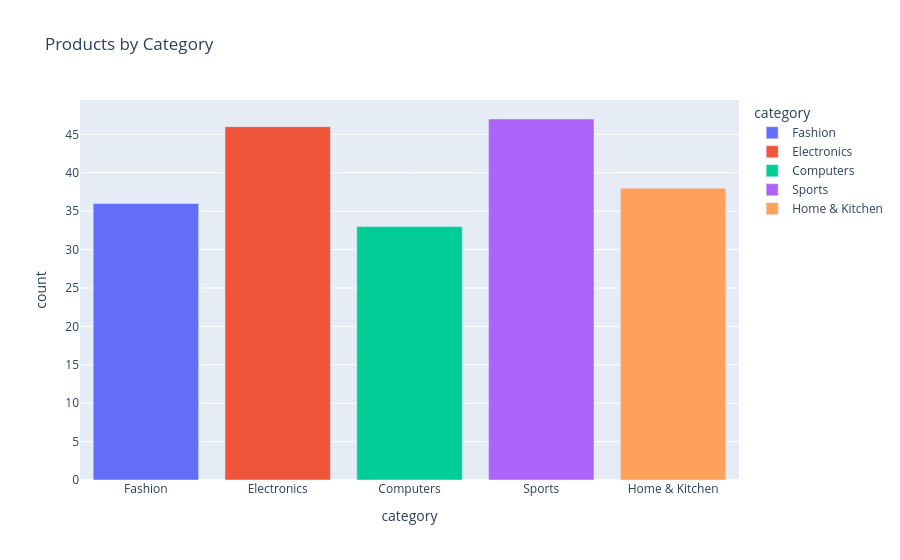

This figure's notebook cell:
### Markdown cell above
## Products by Category

### Code cell
pipeline = [{'$group': {'_id': '$category', 'count': {'$sum': 1}}}]
category_df = pd.DataFrame(list(products.aggregate(pipeline)))
category_df.columns = ['category','count']
fig = px.bar(
    category_df,
    x='category',
    y='count',
    color='category',
    color_discrete_sequence=px.colors.qualitative.Plotly,
    title='Products by Category'
)
fig.show()

### Figure 1 — Plotly figure (JSON) as saved in the notebook; plotly's stock layout.template omitted (floating-point values rounded to 4 significant figures)
{"data": [{"hovertemplate": "category=%{x}<br>count=%{y}<extra></extra>", "legendgroup": "Fashion", "marker": {"color": "#636EFA", "pattern": {"shape": ""}}, "name": "Fashion", "orientation": "v", "showlegend": true, "textposition": "auto", "type": "bar", "x": ["Fashion"], "xaxis": "x", "y": [36], "yaxis": "y"}, {"hovertemplate": "category=%{x}<br>count=%{y}<extra></extra>", "legendgroup": "Electronics", "marker": {"color": "#EF553B", "pattern": {"shape": ""}}, "name": "Electronics", "orientation": "v", "showlegend": true, "textposition": "auto", "type": "bar", "x": ["Electronics"], "xaxis": "x", "y": [46], "yaxis": "y"}, {"hovertemplate": "category=%{x}<br>count=%{y}<extra></extra>", "legendgroup": "Computers", "marker": {"color": "#00CC96", "pattern": {"shape": ""}}, "name": "Computers", "orientation": "v", "showlegend": true, "textposition": "auto", "type": "bar", "x": ["Computers"], "xaxis": "x", "y": [33], "yaxis": "y"}, {"hovertemplate": "category=%{x}<br>count=%{y}<extra></extra>", "legendgroup": "Sports", "marker": {"color": "#AB63FA", "pattern": {"shape": ""}}, "name": "Sports", "orientation": "v", "showlegend": true, "textposition": "auto", "type": "bar", "x": ["Sports"], "xaxis": "x", "y": [47], "yaxis": "y"}, {"hovertemplate": "category=%{x}<br>count=%{y}<extra></extra>", "legendgroup": "Home & Kitchen", "marker": {"color": "#FFA15A", "pattern": {"shape": ""}}, "name": "Home & Kitchen", "orientation": "v", "showlegend": true, "textposition": "auto", "type": "bar", "x": ["Home & Kitchen"], "xaxis": "x", "y": [38], "yaxis": "y"}], "layout": {"barmode": "relative", "legend": {"title": {"text": "category"}, "tracegroupgap": 0}, "title": {"text": "Products by Category"}, "xaxis": {"anchor": "y", "categoryarray": ["Fashion", "Electronics", "Computers", "Sports", "Home & Kitchen"], "categoryorder": "array", "domain": [0, 1], "title": {"text": "category"}}, "yaxis": {"anchor": "x", "domain": [0, 1], "title": {"text": "count"}}}}
